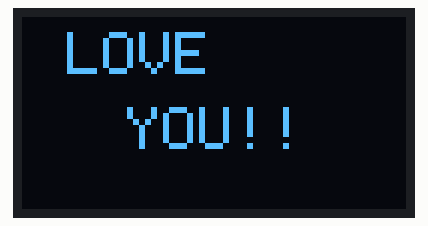
A sketch run on a simulated Arduino Uno, built with avr-gcc and run on an emulated ATmega328P. Shown: 128×64 one-colour display.

Above: at 0.1 s.

The sketch:

lapp1.ino
```cpp
#include <Wire.h>
#include <SPI.h>
#include <Adafruit_GFX.h>
#include <Adafruit_SSD1306.h>
#define OLED_RESET -1
Adafruit_SSD1306 OLED(OLED_RESET);
void setup()
{
  Serial.begin(9600);
  OLED.begin(SSD1306_SWITCHCAPVCC, 0x3C);
}
void loop() {
  OLED.clearDisplay();
  OLED.setTextColor(WHITE);
  OLED.setCursor(15,5);
  OLED.setTextSize(2);
  OLED.println("LOVE");
  OLED.setCursor(35,30);
  OLED.setTextSize(2);
  OLED.println("YOU!!");
  OLED.display();
}
```

Source omitted: ogo_bmp.cpp.cpp (data table, 6418 bytes)
